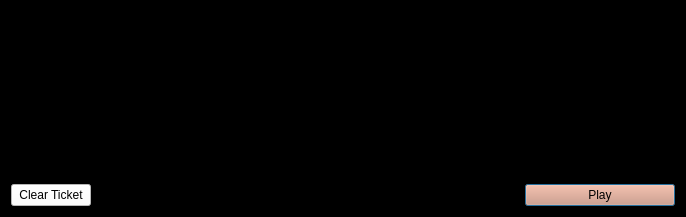
<?xml version="1.0" encoding="UTF-8"?>
<ui version="4.0">
 <class>VoteCoinsDialog</class>
 <widget class="QDialog" name="VoteCoinsDialog">
  <property name="geometry">
   <rect>
    <x>0</x>
    <y>0</y>
    <width>686</width>
    <height>217</height>
   </rect>
  </property>
  <property name="windowTitle">
   <string>Send Coins</string>
  </property>
  <property name="styleSheet">
   <string notr="true">color: rgb(255, 255, 255);
background-color: rgb(0, 0, 0);</string>
  </property>
  <layout class="QVBoxLayout" name="verticalLayout">
   <item>
    <widget class="QScrollArea" name="scrollArea">
     <property name="widgetResizable">
      <bool>true</bool>
     </property>
     <widget class="QWidget" name="scrollAreaWidgetContents">
      <property name="geometry">
       <rect>
        <x>0</x>
        <y>0</y>
        <width>666</width>
        <height>162</height>
       </rect>
      </property>
      <layout class="QVBoxLayout" name="verticalLayout_2">
       <property name="leftMargin">
        <number>0</number>
       </property>
       <property name="topMargin">
        <number>0</number>
       </property>
       <property name="rightMargin">
        <number>0</number>
       </property>
       <property name="bottomMargin">
        <number>0</number>
       </property>
       <item>
        <layout class="QVBoxLayout" name="entries">
         <property name="spacing">
          <number>6</number>
         </property>
        </layout>
       </item>
       <item>
        <spacer name="verticalSpacer">
         <property name="orientation">
          <enum>Qt::Vertical</enum>
         </property>
         <property name="sizeHint" stdset="0">
          <size>
           <width>20</width>
           <height>40</height>
          </size>
         </property>
        </spacer>
       </item>
      </layout>
     </widget>
    </widget>
   </item>
   <item>
    <layout class="QHBoxLayout" name="horizontalLayout">
     <item>
      <widget class="QPushButton" name="clearButton">
       <property name="sizePolicy">
        <sizepolicy hsizetype="Minimum" vsizetype="Fixed">
         <horstretch>0</horstretch>
         <verstretch>0</verstretch>
        </sizepolicy>
       </property>
       <property name="toolTip">
        <string>Remove all transaction fields</string>
       </property>
       <property name="styleSheet">
        <string notr="true">background-color: rgb(255, 255, 255);
color: rgb(0, 0, 0);</string>
       </property>
       <property name="text">
        <string>Clear Ticket</string>
       </property>
       <property name="icon">
        <iconset resource="../bitcoin.qrc">
         <normaloff>:/icons/remove</normaloff>:/icons/remove</iconset>
       </property>
       <property name="autoRepeatDelay">
        <number>300</number>
       </property>
       <property name="autoDefault">
        <bool>false</bool>
       </property>
      </widget>
     </item>
     <item>
      <layout class="QHBoxLayout" name="horizontalLayout_2">
       <property name="spacing">
        <number>3</number>
       </property>
       <item>
        <spacer name="horizontalSpacer">
         <property name="orientation">
          <enum>Qt::Horizontal</enum>
         </property>
         <property name="sizeHint" stdset="0">
          <size>
           <width>40</width>
           <height>20</height>
          </size>
         </property>
        </spacer>
       </item>
      </layout>
     </item>
     <item>
      <widget class="QPushButton" name="sendButton">
       <property name="minimumSize">
        <size>
         <width>150</width>
         <height>0</height>
        </size>
       </property>
       <property name="toolTip">
        <string>Confirm the send action</string>
       </property>
       <property name="styleSheet">
        <string notr="true">color: rgb(0, 0, 0);
background-color: rgb(221, 145, 114);</string>
       </property>
       <property name="text">
        <string>Play</string>
       </property>
       <property name="icon">
        <iconset resource="../bitcoin.qrc">
         <normaloff>:/icons/send</normaloff>:/icons/send</iconset>
       </property>
       <property name="default">
        <bool>true</bool>
       </property>
      </widget>
     </item>
    </layout>
   </item>
  </layout>
 </widget>
 <resources>
  <include location="../bitcoin.qrc"/>
 </resources>
 <connections/>
</ui>
